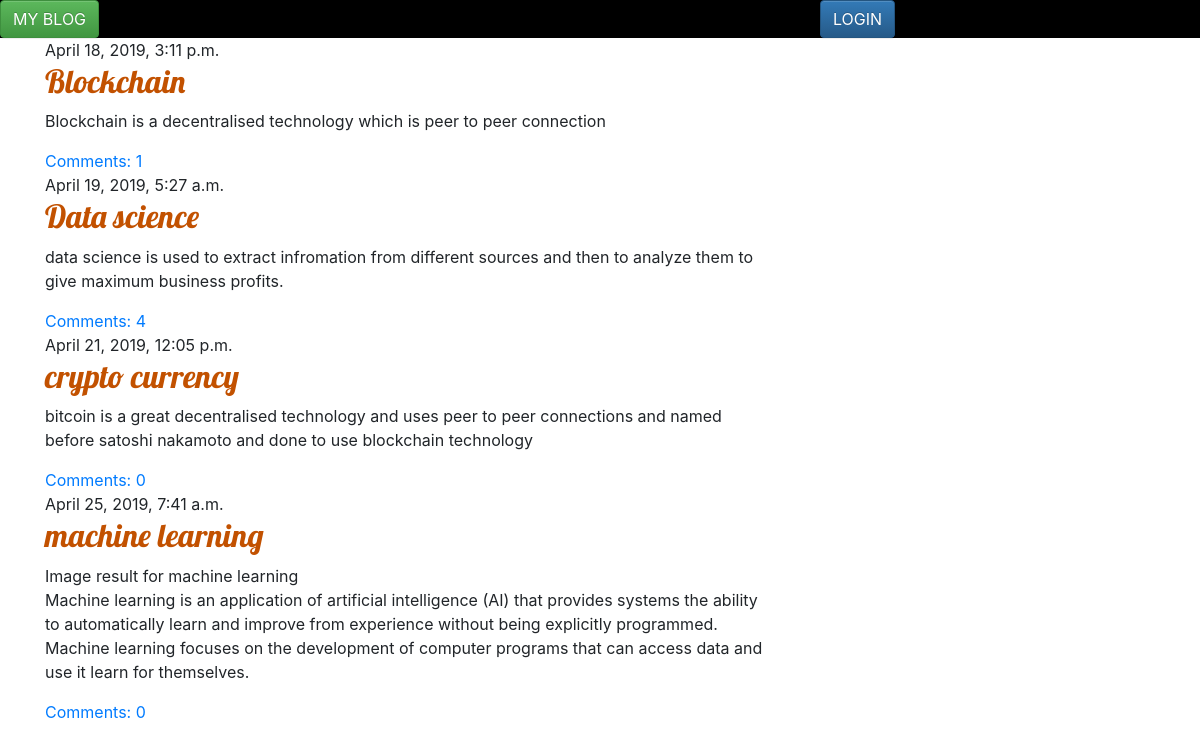
Page /homepage/ on the committed database.
### database_app/models.py (models this page shows, shortened)
class Post(models.Model):
    author = models.ForeignKey('auth.User', on_delete=models.CASCADE)
    title =models.CharField(max_length=200)
    text = models.TextField()
    create_date = models.DateTimeField(default=timezone.now())
    published_date = models.DateTimeField(blank=True,null=True)

### database_app/views.py (the view)
# urls.py: path('homepage/',include('database_app.urls'))
def homepage(request):
    posts = Post.objects.filter(published_date__lte=timezone.now()).order_by('published_date')
    return render(request,"database_app/index.html",{'posts': posts})

### database_app/templates/database_app/index.html
{% extends 'database_app/base.html' %}
  {% block content %}
      {% for post in posts %}
          <div class="post">
              <div class="date">
                  {{ post.published_date }}
              </div>
              <h2><a href="{% url 'post_detail' pk=post.pk %}">{{ post.title }}</a></h2>
              <p>{{ post.text|linebreaksbr }}</p>
              <a href="{% url 'post_detail' pk=post.pk %}">Comments: {{ post.comments.count }}</a>
          </div>
      {% endfor %}
  {% endblock %}

### database_app/static/css/database_app.css (style rules this page uses)
h1 a, h2 a { color: #C25100; font-family: 'Lobster'; }

### rows in the picture
Post: published_date "April 18, 2019, 3:11 p.m.", title "Blockchain", text "Blockchain is a decentralised technology which is peer to peer connection", comments.count "1"
Post: published_date "April 19, 2019, 5:27 a.m.", title "Data science", text "data science is used to extract infromation from different sources and then to analyze them to give maximum business profits.", comments.count "4"
Post: published_date "April 21, 2019, 12:05 p.m.", title "crypto currency", text "bitcoin is a great decentralised technology and uses peer to peer connections and named before satoshi nakamoto and done to use blockchain technology", comments.count "0"
Post: published_date "April 25, 2019, 7:41 a.m.", title "machine learning", text "Image result for machine learning Machine learning is an application of artificial intelligence (AI) that provides systems the ability to automatically learn and improve from experience without being explicitly programmed. Machine learning focuses on the development of computer programs that can access data and use it learn for themselves.", comments.count "0"
